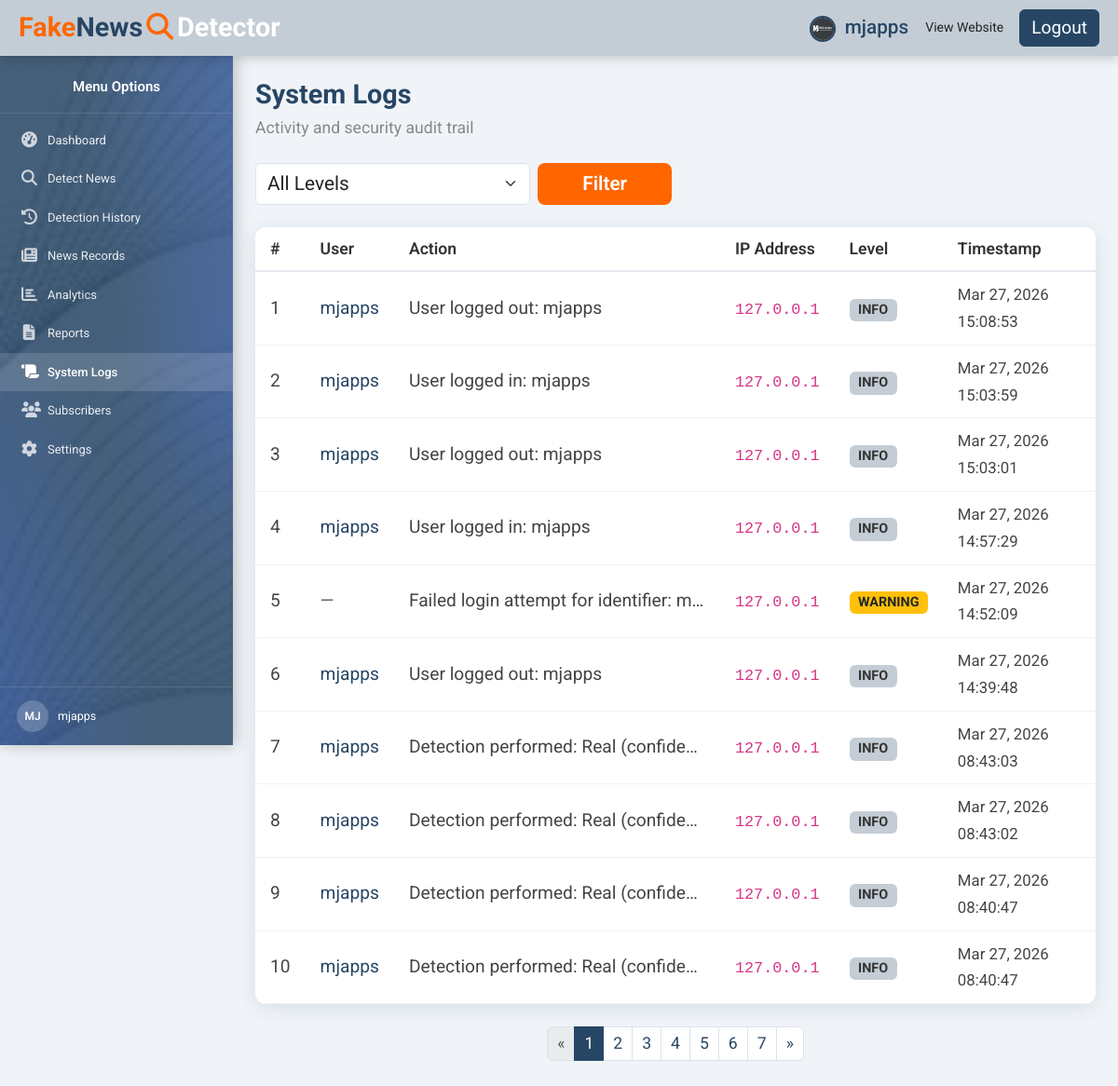
Page /dashboard/logs (signed in) on the committed database.
### models/user.py (models this page shows, shortened)
class User(UserMixin, db.Model):
    __tablename__ = 'users'
    id = db.Column(db.Integer, primary_key=True)
    full_name = db.Column(db.String(150), nullable=False)
    email = db.Column(db.String(150), unique=True, nullable=False)
    username = db.Column(db.String(80), unique=True, nullable=False)
    password_hash = db.Column(db.String(256), nullable=False)
    role = db.Column(db.String(20), nullable=False, default='user')
    is_active = db.Column(db.Boolean, nullable=False, default=True)
    created_at = db.Column(db.DateTime, nullable=False, default=datetime.utcnow)
    last_login = db.Column(db.DateTime, nullable=True)
    profile_photo = db.Column(db.String(256), nullable=True)
    reset_token = db.Column(db.String(100), nullable=True)
    reset_token_expiry = db.Column(db.DateTime, nullable=True)
    detections = db.relationship('DetectionHistory', backref='user', lazy=True)
    articles = db.relationship('NewsRecord', backref='user', lazy=True)
    logs = db.relationship('SystemLog', backref='user', lazy=True)
    @property
    def is_authenticated(self):
        return True

### models/log.py (models this page shows, shortened)
class SystemLog(db.Model):
    __tablename__ = 'system_logs'
    id = db.Column(db.Integer, primary_key=True)
    user_id = db.Column(db.Integer, db.ForeignKey('users.id'), nullable=True)
    action = db.Column(db.String(200), nullable=False)
    ip_address = db.Column(db.String(50), nullable=True)
    user_agent = db.Column(db.String(500), nullable=True)
    level = db.Column(db.String(20), nullable=False, default='INFO')  # INFO / WARNING / ERROR
    timestamp = db.Column(db.DateTime, nullable=False, default=datetime.utcnow)

### routes/dashboard.py (the view)
@dashboard_bp.route('/logs')
@login_required
def logs():
    level = request.args.get('level', '').strip()
    page = request.args.get('page', 1, type=int)
    query = SystemLog.query
    if level:
        query = query.filter_by(level=level.upper())
    log_entries = (
        query.order_by(SystemLog.timestamp.desc())
        .paginate(page=page, per_page=10, error_out=False)
    )
    return render_template('dashboard/logs.html', log_entries=log_entries, level=level)

### app.py (called while the page is built)
@login_manager.user_loader
def load_user(user_id):
    from models.user import User
    return db.session.get(User, int(user_id))

### templates/dashboard/logs.html (shortened to what this page needs)
{% extends "base_dashboard.html" %}
{% block page_content %}
<div class="page-header mb-4">
  <h1 class="page-title">System Logs</h1>
  <p class="page-sub">Activity and security audit trail</p>
</div>
<form method="GET" class="row g-2 mb-4 align-items-stretch">
  <div class="col-sm-4">
    <select name="level" class="form-select h-100" style="font-size:1.3rem;">
      <option value="" {% if not level %}selected{% endif %}>All Levels</option>
    </select>
  </div>
  <div class="col-sm-2 d-flex">
    <button type="submit" class="btn btn-orange-full w-100" style="font-size:1.3rem; padding:6px 12px;">Filter</button>
  </div>
</form>
<div class="dash-card">
  <div class="dash-card-body p-0">
    <div class="table-responsive">
      <table class="table dash-table mb-0" style="font-size:9px;">
        <thead>
          <tr><th>#</th><th>User</th><th>Action</th><th>IP Address</th><th>Level</th><th>Timestamp</th></tr>
        </thead>
        <tbody>
          {% for log in log_entries.items %}
          <tr>
            <td>{{ loop.index + (log_entries.page-1)*log_entries.per_page }}</td>
            <td>
              {% if log.user %}
                <span class="text-navy">{{ log.user.username }}</span>
              {% else %}
                <span class="text-muted">—</span>
              {% endif %}
            </td>
            <td style="max-width:350px" class="text-truncate">{{ log.action }}</td>
            <td><code style="white-space:nowrap;">{{ log.ip_address or '—' }}</code></td>
            <td>
              {% if log.level == 'INFO' %}
                <span class="badge" style="background:#C4CDD5; color:#333;">INFO</span>
              {% elif log.level == 'WARNING' %}
                <span class="badge bg-warning text-dark">WARNING</span>
              {% elif log.level == 'ERROR' %}
                <span class="badge bg-danger">ERROR</span>
              {% else %}
                <span class="badge bg-secondary">{{ log.level }}</span>
              {% endif %}
            </td>
            <td><small>{{ log.timestamp.strftime('%b %d, %Y %H:%M:%S') }}</small></td>
          </tr>
          {% else %}
          <tr><td colspan="6" class="text-center text-muted py-5">No logs found.</td></tr>
          {% endfor %}
        </tbody>
      </table>
    </div>
  </div>
</div>
{% if log_entries.pages > 1 %}
<nav class="mt-4">
  <ul class="pagination justify-content-center">
    {% if log_entries.has_prev %}
    <li class="page-item"><a class="page-link" href="?page={{ log_entries.prev_num }}&level={{ level }}">&laquo;</a></li>
    {% else %}
    <li class="page-item disabled"><span class="page-link">&laquo;</span></li>
    {% endif %}
    {% for p in log_entries.iter_pages() %}
      {% if p %}
        <li class="page-item {% if p==log_entries.page %}active{% endif %}">
          <a class="page-link" href="?page={{ p }}&level={{ level }}">{{ p }}</a>
        </li>
      {% else %}
        <li class="page-item disabled"><span class="page-link">&hellip;</span></li>
      {% endif %}
    {% endfor %}
    {% if log_entries.has_next %}
    <li class="page-item"><a class="page-link" href="?page={{ log_entries.next_num }}&level={{ level }}">&raquo;</a></li>
    {% else %}
    <li class="page-item disabled"><span class="page-link">&raquo;</span></li>
    {% endif %}
  </ul>
</nav>
{% endif %}
{% endblock %}

### templates/base_dashboard.html (shortened to what this page needs)
<!DOCTYPE html>
<html lang="en">
<head>
  <link href="https://cdn.jsdelivr.net/npm/bootstrap@5.3.3/dist/css/bootstrap.min.css" rel="stylesheet" />
  <link href="https://cdnjs.cloudflare.com/ajax/libs/font-awesome/6.5.2/css/all.min.css" rel="stylesheet" />
  <link rel="stylesheet" href="{{ url_for('static', filename='css/dashboard.css') }}" />
</head>
<body class="dashboard-body">
  <nav class="dashboard-topbar">
    <div class="d-flex align-items-center gap-3">
      <a href="{{ url_for('public.home') }}" class="dash-logo-text text-decoration-none">
        <span class="logo-fake">Fake</span><span class="logo-news">News</span><i class="fa-solid fa-magnifying-glass mx-1 text-orange"></i><span class="logo-detector-w">Detector</span>
      </a>
    </div>
    <div class="d-flex align-items-center gap-2">
      <div class="dropdown">
        <button class="btn btn-link dash-username p-0 dropdown-toggle text-decoration-none" type="button" data-bs-toggle="dropdown" aria-expanded="false">
          {% if current_user.profile_photo %}
            <img src="{{ url_for('static', filename='images/profile_photos/' ~ current_user.profile_photo) }}"
                 alt="avatar" class="topbar-avatar me-1" />
          {% else %}
            <i class="fa-solid fa-circle-user me-1"></i>
          {% endif %}
          {{ current_user.username }}
        </button>
      </div>
      <a href="{{ url_for('public.home') }}" class="btn btn-outline-orange btn-sm">View Website</a>
      <a href="{{ url_for('auth.logout') }}" class="btn btn-dash-logout btn-sm">Logout</a>
    </div>
  </nav>
  <aside class="dashboard-sidebar" id="dashSidebar">
    <div class="sidebar-logo-area" style="text-align:center;">
      Menu Options
    </div>
    <nav class="sidebar-nav">
      <a href="{{ url_for('dashboard.index') }}"
         class="sidebar-item {% if request.endpoint == 'dashboard.index' %}active{% endif %}">
        <i class="fa-solid fa-gauge-high"></i> <span>Dashboard</span>
      </a>
      <a href="{{ url_for('dashboard.detect') }}"
         class="sidebar-item {% if request.endpoint == 'dashboard.detect' %}active{% endif %}">
        <i class="fa-solid fa-magnifying-glass"></i> <span>Detect News</span>
      </a>
      <a href="{{ url_for('dashboard.history') }}"
         class="sidebar-item {% if request.endpoint == 'dashboard.history' %}active{% endif %}">
        <i class="fa-solid fa-clock-rotate-left"></i> <span>Detection History</span>
      </a>
      <a href="{{ url_for('dashboard.records') }}"
         class="sidebar-item {% if request.endpoint == 'dashboard.records' %}active{% endif %}">
        <i class="fa-solid fa-newspaper"></i> <span>News Records</span>
      </a>
      <a href="{{ url_for('dashboard.analytics') }}"
         class="sidebar-item {% if request.endpoint == 'dashboard.analytics' %}active{% endif %}">
        <i class="fa-solid fa-chart-bar"></i> <span>Analytics</span>
      </a>
      <a href="{{ url_for('dashboard.reports') }}"
         class="sidebar-item {% if request.endpoint == 'dashboard.reports' %}active{% endif %}">
        <i class="fa-solid fa-file-lines"></i> <span>Reports</span>
      </a>
      <a href="{{ url_for('dashboard.logs') }}"
         class="sidebar-item {% if request.endpoint == 'dashboard.logs' %}active{% endif %}">
        <i class="fa-solid fa-scroll"></i> <span>System Logs</span>
      </a>
      <a href="{{ url_for('dashboard.subscribers') }}"
         class="sidebar-item {% if request.endpoint == 'dashboard.subscribers' %}active{% endif %}">
        <i class="fa-solid fa-users"></i> <span>Subscribers</span>
      </a>
      <a href="{{ url_for('dashboard.settings') }}"
         class="sidebar-item {% if request.endpoint == 'dashboard.settings' %}active{% endif %}">
        <i class="fa-solid fa-gear"></i> <span>Settings</span>
      </a>
    </nav>
    <div class="sidebar-user-info">
      <div class="user-avatar">{{ current_user.username[:2].upper() }}</div>
      <div>
        <div class="fw-500">{{ current_user.username }}</div>
      </div>
    </div>
  </aside>
  <main class="dashboard-main" id="dashMain">
    {% block page_content %}{% endblock %}
  </main>
</body>
</html>

### rows in the picture
User: profile_photo (picture), username "mjapps", username "MJ"
SystemLog: user.username "mjapps", action "User logged out: mjapps", ip_address "127.0.0.1", level "INFO", timestamp "Mar 27, 2026 15:08:53"
SystemLog: user.username "mjapps", action "User logged in: mjapps", ip_address "127.0.0.1", level "INFO", timestamp "Mar 27, 2026 15:03:59"
SystemLog: user.username "mjapps", action "User logged out: mjapps", ip_address "127.0.0.1", level "INFO", timestamp "Mar 27, 2026 15:03:01"
SystemLog: user.username "mjapps", action "User logged in: mjapps", ip_address "127.0.0.1", level "INFO", timestamp "Mar 27, 2026 14:57:29"
SystemLog: action "Failed login attempt for identifier: m…", ip_address "127.0.0.1", level "WARNING", timestamp "Mar 27, 2026 14:52:09"
SystemLog: user.username "mjapps", action "User logged out: mjapps", ip_address "127.0.0.1", level "INFO", timestamp "Mar 27, 2026 14:39:48"
SystemLog: user.username "mjapps", action "Detection performed: Real (confide…", ip_address "127.0.0.1", level "INFO", timestamp "Mar 27, 2026 08:43:03"
SystemLog: user.username "mjapps", action "Detection performed: Real (confide…", ip_address "127.0.0.1", level "INFO", timestamp "Mar 27, 2026 08:43:02"
SystemLog: user.username "mjapps", action "Detection performed: Real (confide…", ip_address "127.0.0.1", level "INFO", timestamp "Mar 27, 2026 08:40:47"
SystemLog: user.username "mjapps", action "Detection performed: Real (confide…", ip_address "127.0.0.1", level "INFO", timestamp "Mar 27, 2026 08:40:47"

### other values in the picture
{{ p }} "1" "2" "3" "4" "5" "6" "7"
